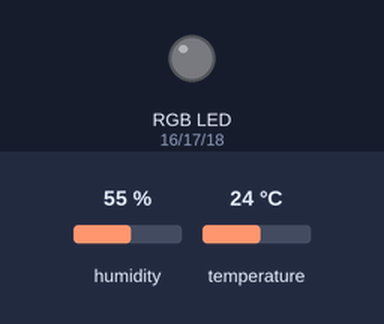
A sketch run on a simulated ESP32. Parts: an RGB LED mixed from three pins (HIGH = lit). The inputs (shaded band) are chosen by the test bench; at power-on: humidity 55 %, temperature 24 °C. WiFi joins after 1.5 s; servers stay silent unless stated; uploads are accepted with an empty reply; what the sketch prints to the serial monitor is not drawn.

Above: at 0.1 s.
At 10.5 s:
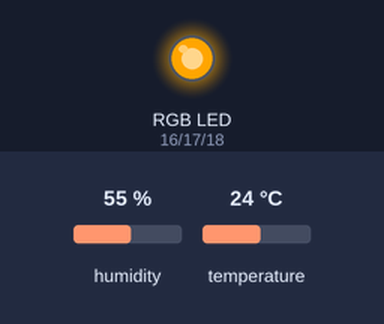
Timing chart, 0 to 12.0 s (numbered marks = the images above):
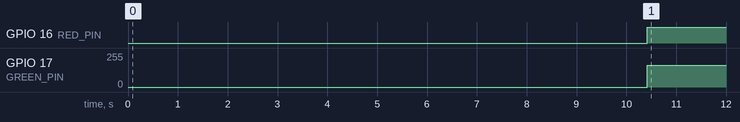

Measured:
- by itself, GPIO 16 (RED_PIN): LOW → HIGH at 10.4 s
- by itself, GPIO 17 (GREEN_PIN): 0/255 → 165/255 at 10.4 s

The sketch:

sketch_apr15a.ino
```cpp
/*THIS CODE IS AFTER THE FLASK SERVER DETERMINES THE INFO AND NOW DECIDES WHICH COLOUR NEED TO BE PROJECTED*/
#include <WiFi.h>
#include <HTTPClient.h>
#include <DHT.h>

// WiFi credentials
const char* ssid = "wifi name";
const char* password = "wifi password";

// Flask server endpoints
const char* serverStatusURL = "ip address";
const char* serverDHTURL = "ip address/dht";

// RGB LED Pins
#define RED_PIN   16
#define GREEN_PIN 17
#define BLUE_PIN  18

// DHT11 settings
#define DHTPIN 4
#define DHTTYPE DHT11
DHT dht(DHTPIN, DHTTYPE);

unsigned long previousMillis = 0;
const long interval = 10000;

void setRGBColor(int red, int green, int blue) {
  analogWrite(RED_PIN, red);
  analogWrite(GREEN_PIN, green);
  analogWrite(BLUE_PIN, blue);
}

void setup() {
  Serial.begin(115200);

  pinMode(RED_PIN, OUTPUT);
  pinMode(GREEN_PIN, OUTPUT);
  pinMode(BLUE_PIN, OUTPUT);
  setRGBColor(0, 0, 0);  // Start with LED off

  dht.begin();

  Serial.print("Connecting to WiFi...");
  WiFi.begin(ssid, password);

  while (WiFi.status() != WL_CONNECTED) {
    delay(500);
    Serial.print(".");
  }

  Serial.println("\nWiFi connected! IP address: ");
  Serial.println(WiFi.localIP());
}

void sendDHTData() {
  float temperature = dht.readTemperature();
  float humidity = dht.readHumidity();

  // Check if readings are valid
  if (isnan(temperature) || isnan(humidity)) {
    Serial.println("Failed to read from DHT sensor!");
    return;
  }

  if (WiFi.status() == WL_CONNECTED) {
    HTTPClient http;
    http.begin(serverDHTURL);
    http.addHeader("Content-Type", "application/json");

    String postData = "{\"temperature\": " + String(temperature, 1) + ", \"humidity\": " + String(humidity, 1) + "}";
    int httpResponseCode = http.POST(postData);

    if (httpResponseCode > 0) {
      Serial.println("DHT11 data sent: " + postData);
    } else {
      Serial.println("Error sending DHT11 data: " + String(httpResponseCode));
    }

    http.end();
  } else {
    Serial.println("WiFi not connected for DHT POST");
  }
}

void fetchAndUpdateStatus() {
  if (WiFi.status() == WL_CONNECTED) {
    HTTPClient http;
    http.begin(serverStatusURL);
    int httpCode = http.GET();

    if (httpCode > 0) {
      String payload = http.getString();
      Serial.println("Plant Status: " + payload);

      if (payload == "Healthy plant (Green)" || payload == "Healthy plant (Dominant Green)") {
        setRGBColor(255, 0, 0);  // green
      }
      else if (payload == "Undernourished plant (Yellow)" || payload == "Undernourished plant (Dominant Yellow)") {
        setRGBColor(255, 255, 0);  // yellow
      }
      else if (payload == "Dead plant (Brown)" || payload == "Dead plant (Dominant Brown)") {
        setRGBColor(0, 255, 0);  //red
      }
      else {
        Serial.println("Unknown status received.");
        setRGBColor(255, 255, 255);
        delay(300);
        setRGBColor(0, 0, 0);
      }

    } else {
      Serial.println("Error in HTTP request: " + String(httpCode));
      setRGBColor(255, 165, 0);  // Orange for request error
    }

    http.end();
  } else {
    Serial.println("WiFi not connected");
    setRGBColor(255, 0, 0);  // Red for no WiFi
  }
}

void loop() {
  unsigned long currentMillis = millis();
  if (currentMillis - previousMillis >= interval) {
    previousMillis = currentMillis;
    sendDHTData();         // Send DHT data to Flask
    fetchAndUpdateStatus(); // Fetch and update plant status
  }
}
```
